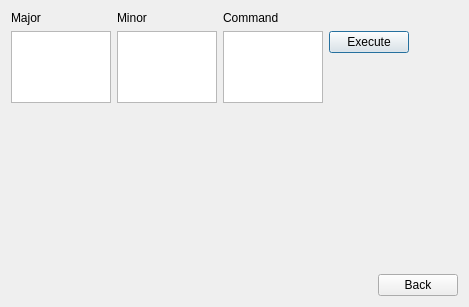
<?xml version="1.0" encoding="UTF-8"?>
<ui version="4.0">
 <class>Dialog</class>
 <widget class="QDialog" name="Dialog">
  <property name="geometry">
   <rect>
    <x>0</x>
    <y>0</y>
    <width>469</width>
    <height>307</height>
   </rect>
  </property>
  <property name="windowTitle">
   <string>Manually Operate Device</string>
  </property>
  <layout class="QVBoxLayout" name="verticalLayout_5">
   <item>
    <layout class="QHBoxLayout" name="horizontalLayout_2">
     <item>
      <layout class="QHBoxLayout" name="horizontalLayout">
       <item>
        <layout class="QVBoxLayout" name="verticalLayout">
         <item>
          <widget class="QLabel" name="label_1">
           <property name="text">
            <string>Major</string>
           </property>
          </widget>
         </item>
         <item>
          <widget class="QListWidget" name="lstMajor">
           <property name="sizeAdjustPolicy">
            <enum>QAbstractScrollArea::AdjustToContentsOnFirstShow</enum>
           </property>
          </widget>
         </item>
         <item>
          <spacer name="verticalSpacer_2">
           <property name="orientation">
            <enum>Qt::Vertical</enum>
           </property>
           <property name="sizeHint" stdset="0">
            <size>
             <width>20</width>
             <height>40</height>
            </size>
           </property>
          </spacer>
         </item>
        </layout>
       </item>
       <item>
        <layout class="QVBoxLayout" name="verticalLayout_2">
         <item>
          <widget class="QLabel" name="label_2">
           <property name="text">
            <string>Minor</string>
           </property>
          </widget>
         </item>
         <item>
          <widget class="QListWidget" name="lstMinor">
           <property name="sizeAdjustPolicy">
            <enum>QAbstractScrollArea::AdjustToContentsOnFirstShow</enum>
           </property>
          </widget>
         </item>
         <item>
          <spacer name="verticalSpacer_3">
           <property name="orientation">
            <enum>Qt::Vertical</enum>
           </property>
           <property name="sizeHint" stdset="0">
            <size>
             <width>20</width>
             <height>40</height>
            </size>
           </property>
          </spacer>
         </item>
        </layout>
       </item>
       <item>
        <layout class="QVBoxLayout" name="verticalLayout_3">
         <item>
          <widget class="QLabel" name="label_3">
           <property name="text">
            <string>Command</string>
           </property>
          </widget>
         </item>
         <item>
          <widget class="QListWidget" name="lstCommand">
           <property name="sizeAdjustPolicy">
            <enum>QAbstractScrollArea::AdjustToContentsOnFirstShow</enum>
           </property>
          </widget>
         </item>
         <item>
          <spacer name="verticalSpacer_4">
           <property name="orientation">
            <enum>Qt::Vertical</enum>
           </property>
           <property name="sizeHint" stdset="0">
            <size>
             <width>20</width>
             <height>40</height>
            </size>
           </property>
          </spacer>
         </item>
        </layout>
       </item>
       <item>
        <layout class="QVBoxLayout" name="verticalLayout_4">
         <item>
          <widget class="QLabel" name="label">
           <property name="text">
            <string/>
           </property>
          </widget>
         </item>
         <item>
          <widget class="QPushButton" name="cmdExecute">
           <property name="text">
            <string>Execute</string>
           </property>
          </widget>
         </item>
         <item>
          <spacer name="verticalSpacer_5">
           <property name="orientation">
            <enum>Qt::Vertical</enum>
           </property>
           <property name="sizeHint" stdset="0">
            <size>
             <width>20</width>
             <height>40</height>
            </size>
           </property>
          </spacer>
         </item>
        </layout>
       </item>
      </layout>
     </item>
     <item>
      <spacer name="horizontalSpacer">
       <property name="orientation">
        <enum>Qt::Horizontal</enum>
       </property>
       <property name="sizeHint" stdset="0">
        <size>
         <width>40</width>
         <height>20</height>
        </size>
       </property>
      </spacer>
     </item>
    </layout>
   </item>
   <item>
    <spacer name="verticalSpacer">
     <property name="orientation">
      <enum>Qt::Vertical</enum>
     </property>
     <property name="sizeHint" stdset="0">
      <size>
       <width>20</width>
       <height>105</height>
      </size>
     </property>
    </spacer>
   </item>
   <item>
    <layout class="QHBoxLayout" name="horizontalLayout_4">
     <item>
      <spacer name="horizontalSpacer_2">
       <property name="orientation">
        <enum>Qt::Horizontal</enum>
       </property>
       <property name="sizeHint" stdset="0">
        <size>
         <width>40</width>
         <height>20</height>
        </size>
       </property>
      </spacer>
     </item>
     <item>
      <widget class="QPushButton" name="cmdBack">
       <property name="text">
        <string>Back</string>
       </property>
      </widget>
     </item>
    </layout>
   </item>
  </layout>
 </widget>
 <resources/>
 <connections/>
</ui>
